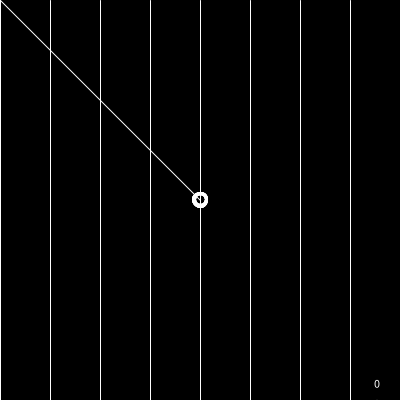
Frame 1 (no input)
Frame 60 (the mouse pressed at the canvas centre just before this capture): identical to frame 1, image omitted
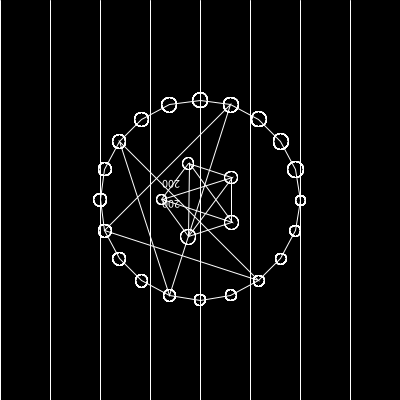
Frame 120 (the mouse held since frame 60 and released just before this capture)

The Processing sketch that drew these frames (run headless with seeded random() and noise(); from frame 60 on, the mouse is pressed at the canvas centre):

// Processing sketch: processing_187055
// ── processing_187055.pde

int x1, x2, x3, x4, x5, x6, x7, x8, x9;
int y1, y2, y3, y4, y5, y6, y7, y8, y9;
float[][] Xindex;
float[][] Yindex;
float[][] X2index;
float[][] Y2index;
float size;
float Rsize;
int speed;
int points;
float Nsx;
void setup() {
  size(400, 400);
  Xindex = new float[60][60];
  Yindex = new float[60][60];
  X2index = new float[60][60];
  Y2index = new float[60][60];
  
  speed = 1;
}


void draw() {
  background(0);
  fill(0, 0, 0, 0);
  stroke(255);
  Rsize = size/2.6;
  size = mouseY/2;
  //size += speed;
  points = mouseX/10;
  for(int j = 0; j < width; j = j+50) {
   line(j,0,j,height); 
  }


  pushMatrix();
  pentagon(width/2, height/2, size, points);
  popMatrix();
 

  pushMatrix();
  translate(width,height);
  rotate(radians(180));
  reversePentagon(0,0,Rsize,5);
  popMatrix();

  star();
  reverseStar();
  coordinates();
}

//modified shape function from processing documentation
void pentagon(float x, float y, float radius, int npoints) {
  float angle = TWO_PI / npoints;
  println(npoints);
  if(npoints ==5) {
    fill(255,0,0,100);}
    else if(npoints < 5 ||npoints > 5) {
     fill(0,0,0,0); 
    }
  beginShape();
  for (float a = 0; a < TWO_PI; a += angle) {
    float sx = x + cos(a) * radius; //calculate x coordinate
    float sy = y + sin(a) * radius; //calculate y coordinate
    vertex(sx, sy); //draw the line
    for (int b = 0; b < npoints; b++) {
      Xindex[int(a)][b] = sx; //store x coordinate in an array
      Yindex[int(a)][b] = sy; //store y coordinate in an array
        ellipse(sx, sy, 10+a, 10+a); //determine the starting point
      //line(sx, sy, mouseX, mouseY); //draw the pentagon
    }
  }
  endShape(CLOSE);
}


void reversePentagon(float x, float y, float radius, int npoints) {
  float angle = TWO_PI / npoints;
  beginShape();
  for (float a = 0; a < TWO_PI; a += angle) {
    float sx = width/2 + cos(a) * radius; //calculate x coordinate
    float sy = width/2 + sin(a) * radius; //calculate y coordinate
    vertex(sx, sy); //draw the line
    for (int b = 0; b < npoints; b++) {
      X2index[int(a)][b] = sx; //store x coordinate in an array
      Y2index[int(a)][b] = sy; //store y coordinate in an array
      
        ellipse(sx, sy, 10+a, 10+a); //determine the starting point
      //line(sx, sy, mouseX, mouseY); //draw the pentagon
    }
  }
  endShape(CLOSE);
}

void star() {
  //store x coordinate inside of a variable
  x1 = int(Xindex[0][0]);
  x2 = int(Xindex[1][1]);
  x3 = int(Xindex[2][2]);
  x4 = int(Xindex[3][3]);
  x5 = int(Xindex[4][4]);
  x6 = int(Xindex[5][5]);
  x7 = int(Xindex[6][6]);
  x8 = int(Xindex[7][7]);
  x9 = int(Xindex[8][8]);
  
  //store y coordinate inside of a variable
  y1 = int(Yindex[0][0]);
  y2 = int(Yindex[1][1]);
  y3 = int(Yindex[2][2]);
  y4 = int(Yindex[3][3]);
  y5 = int(Yindex[4][4]);
  y6 = int(Yindex[5][5]);
  y7 = int(Xindex[6][6]);
  y8 = int(Xindex[7][7]);
  y9 = int(Xindex[8][8]);
  //draw the star inside of the pentagon based on the stored coordinate values
  beginShape();
    vertex(x1,y1);
    vertex(x3,y3);
    //vertex(x5,y5); value is missing in the array, so define the points individualy
    vertex(width/2 + cos(5.0265484)*size,height/2 + sin(5.0265484)*size);
    vertex(x2,y2);
    vertex(x4,y4);
  endShape(CLOSE);
  /*
  println(x1,y1);
  println(x2,y2);
  println(x3,y3);
  println(x4,y4);
  println(x5,y5);
  */
}

void reverseStar() {
  //store x coordinate inside of a variable
  x1 = int(X2index[0][0]);
  x2 = int(X2index[1][1]);
  x3 = int(X2index[2][2]);
  x4 = int(X2index[3][3]);
  x5 = int(X2index[4][4]);
  x6 = int(X2index[5][5]);
  
  //store y coordinate inside of a variable
  y1 = int(Y2index[0][0]);
  y2 = int(Y2index[1][1]);
  y3 = int(Y2index[2][2]);
  y4 = int(Y2index[3][3]);
  y5 = int(Y2index[4][4]);
  y6 = int(Y2index[5][5]);
  
  //draw the star inside of the pentagon based on the stored coordinate values
  beginShape();
  translate(width,height);
    rotate(radians(180));
    vertex(x1,y1);
    vertex(x3,y3);
    //vertex(x5,y5); value is missing in the array, so define the points individualy
    vertex(width/2 + cos(5.0265484)*Rsize,height/2 + sin(5.0265484)*Rsize);
    vertex(x2,y2);
    vertex(x4,y4);
  endShape(CLOSE);
  /*
  println(x1,y1);
  println(x2,y2);
  println(x3,y3);
  println(x4,y4);
  println(x5,y5);
  */
}

void coordinates() {
  fill(255);
  text(mouseX, mouseX+20, mouseY);
  text(mouseY, mouseX+20, mouseY+20);
}
